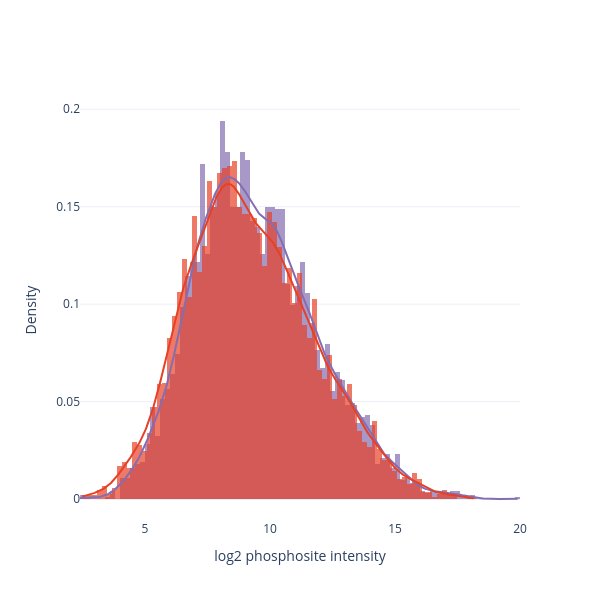

Notebook code cell kept with this figure:
### Markdown cell above
# Figure 4f
Kernel density distribution of Class I phosphosite log2 intensities at 1 µg, fresh-frozen vs FFPE. Each site's value is the mean across its three replicates (sites quantified in all three replicates of that material). Comparable distribution shapes indicate that, although FFPE yields fewer sites, the quantitative dynamic range of the recovered phosphoproteome is preserved.

### Code cell
# Figure 4f - kernel density of Class I site intensities, FF vs FFPE at 1 ug.
# NOTE: figure_factory imported as 'pff' so it does not clobber the FF-reports dict 'ff'.
import plotly.figure_factory as pff

sdf = process_ptm_site_report(
    pd.read_csv(next(RAW_DIR.glob('*1ug_FF_versus_FFPE_Report.tsv')), sep='\t', low_memory=False),
    cutoff=0.75)['site_data']
scols = [c for c in sdf.columns if c not in PROC_META]
ffpe_c = [c for c in scols if 'FFPE' in c]
ff_c   = [c for c in scols if 'FFPE' not in c and 'FF' in c]

# per-material mean intensity over sites quantified in all 3 replicates of that material
ff_vals   = sdf.loc[sdf[ff_c].notna().all(axis=1),   ff_c].mean(axis=1)
ffpe_vals = sdf.loc[sdf[ffpe_c].notna().all(axis=1), ffpe_c].mean(axis=1)
print(f'FF sites   = {len(ff_vals):,}  median log2 = {ff_vals.median():.2f}')
print(f'FFPE sites = {len(ffpe_vals):,}  median log2 = {ffpe_vals.median():.2f}')

fig = pff.create_distplot(
    [ffpe_vals.tolist(), ff_vals.tolist()],
    group_labels=['FFPE', 'Fresh-frozen'], colors=[FFPE_COLOR, FF_COLOR],
    show_hist=True, show_rug=False, bin_size=0.2)
fig.update_layout(width=600, height=600, template='plotly_white',
                  xaxis_title='log2 phosphosite intensity', yaxis_title='Density', showlegend = False)
fig.show()
fig.write_image(r'figures/figure4/figure4f.pdf', width=600, height=600)

### Figure 1 — Plotly figure (JSON) as saved in the notebook; plotly's stock layout.template omitted (floating-point values rounded to 4 significant figures; data arrays with more than 128 entries replaced by an {"elided": "..."} marker saying what was removed)
{"data": [{"autobinx": false, "histnorm": "probability density", "legendgroup": "FFPE", "marker": {"color": "#846db1"}, "name": "FFPE", "opacity": 0.7, "type": "histogram", "x": {"elided": "4975 float values"}, "xaxis": "x", "xbins": {"end": 19.94, "size": 0.2, "start": 2.4}, "yaxis": "y"}, {"autobinx": false, "histnorm": "probability density", "legendgroup": "Fresh-frozen", "marker": {"color": "#e64126"}, "name": "Fresh-frozen", "opacity": 0.7, "type": "histogram", "x": {"elided": "5268 float values"}, "xaxis": "x", "xbins": {"end": 18.17, "size": 0.2, "start": 2.485}, "yaxis": "y"}, {"legendgroup": "FFPE", "marker": {"color": "#846db1"}, "mode": "lines", "name": "FFPE", "showlegend": false, "type": "scatter", "x": {"elided": "500 float values"}, "xaxis": "x", "y": {"elided": "500 float values"}, "yaxis": "y"}, {"legendgroup": "Fresh-frozen", "marker": {"color": "#e64126"}, "mode": "lines", "name": "Fresh-frozen", "showlegend": false, "type": "scatter", "x": {"elided": "500 float values"}, "xaxis": "x", "y": {"elided": "500 float values"}, "yaxis": "y"}], "layout": {"barmode": "overlay", "height": 600, "hovermode": "closest", "legend": {"traceorder": "reversed"}, "showlegend": false, "width": 600, "xaxis": {"anchor": "y2", "domain": [0, 1], "title": {"text": "log2 phosphosite intensity"}, "zeroline": false}, "yaxis": {"anchor": "free", "domain": [0, 1], "position": 0, "title": {"text": "Density"}}}}
